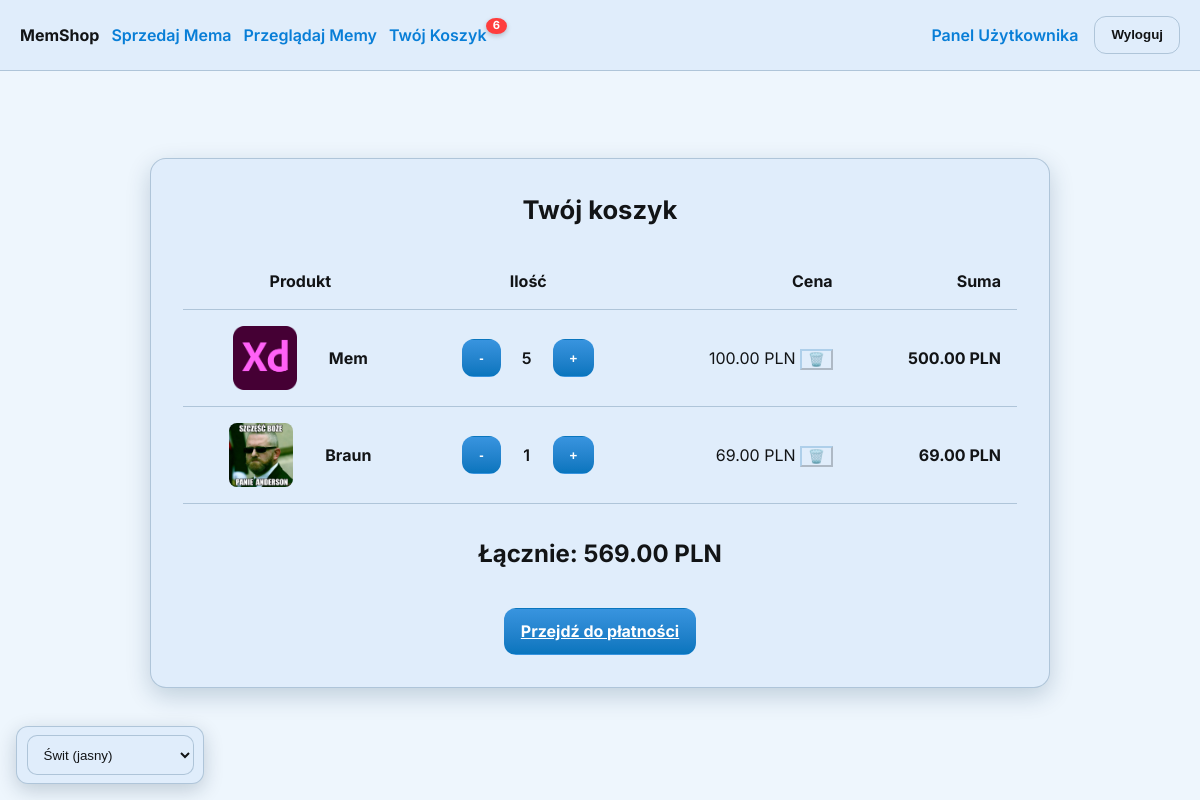
Page /cart/ (signed in) on the earlier database version.
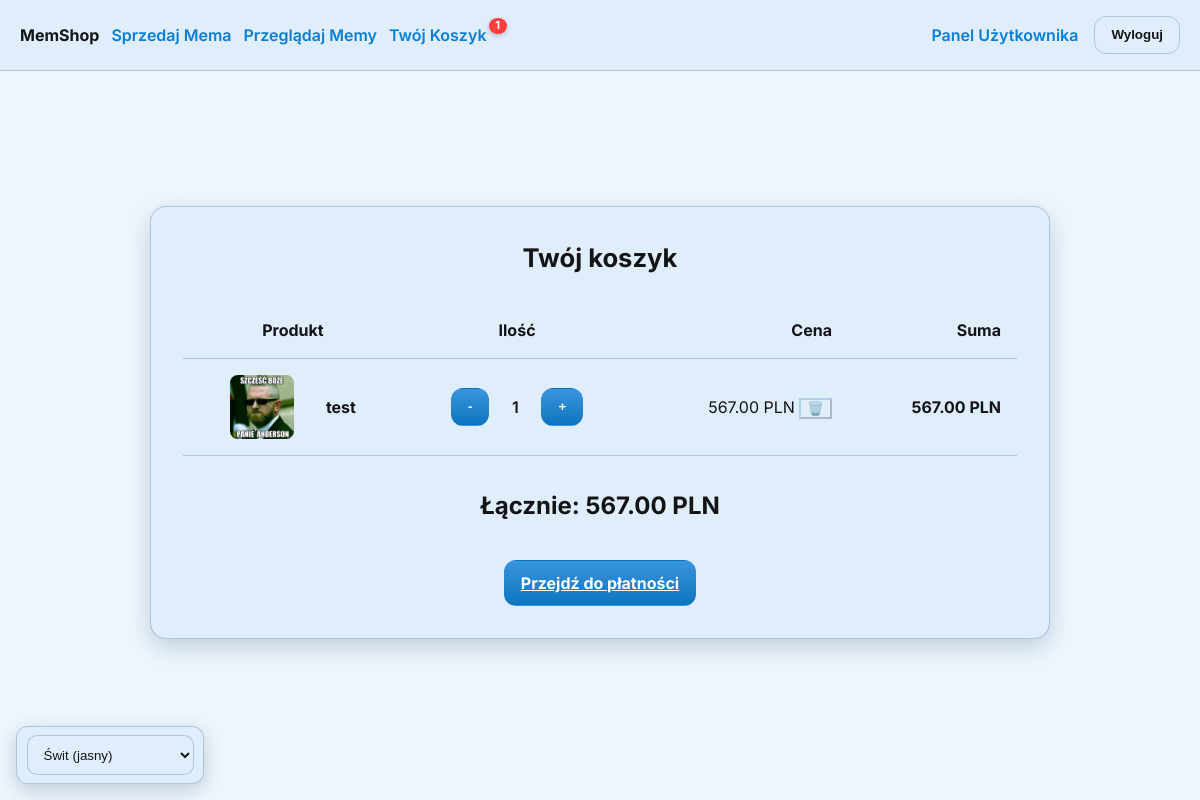
Same page on the later database version.
### shop/models.py (models this page shows, shortened)
class CartItem(models.Model):
    cart = models.ForeignKey(Cart, on_delete=models.CASCADE, related_name='items')
    product = models.ForeignKey(Product, on_delete=models.CASCADE)
    quantity = models.PositiveIntegerField(default=1)
    @property
    def total_price(self):
        return self.quantity * self.product.price

class Product(models.Model):
    image = models.ImageField(upload_to='products/', verbose_name='Obraz', null=True, blank=True)
    TARGET_WIDTH = 600
    TARGET_HEIGHT = 600
    category = models.ForeignKey(Category, on_delete=models.PROTECT, related_name='products', verbose_name='Kategoria')
    author = models.ForeignKey(User, on_delete=models.CASCADE, verbose_name='Autor')
    name = models.CharField(max_length=200, verbose_name='Nazwa')
    description = models.TextField(verbose_name='Opis (obsługuje HTML)', blank=True)
    price = models.DecimalField(max_digits=10, decimal_places=2, verbose_name='Cena')
    image = models.ImageField(upload_to='products/', verbose_name='Obraz', null=True, blank=True)
    stock = models.PositiveIntegerField(default=1, verbose_name='Stan magazynowy')
    is_approved = models.BooleanField(default=False, verbose_name='Zatwierdzony')
    is_hidden = models.BooleanField(default=False, verbose_name="Ukryty")
    created_at = models.DateTimeField(auto_now_add=True)
    hidden_by_admin = models.BooleanField(default=False, verbose_name="Ukryty przez administratora")
    updated_at = models.DateTimeField(auto_now=True)

class Cart(models.Model):
    user = models.OneToOneField(User, on_delete=models.CASCADE, related_name='cart')
    created_at = models.DateTimeField(auto_now_add=True)
    @property
    def total_price(self):
        return sum(item.total_price for item in self.items.all())

### shop/views.py (the view)
# urls.py: path('cart/', views.cart_view, name='cart'),
@login_required
def cart_view(request):
    cart = get_object_or_404(Cart, user=request.user)
    return render(request, 'cart.html', {'cart': cart})

### shop/context_processors.py (called while the page is built)
def cart_item_count(request):
    if request.user.is_authenticated:
        try:
            cart = request.user.cart
            count = sum(item.quantity for item in cart.items.all())
            return {'cart_item_count': count if count <= 9 else '9+'}
        except Cart.DoesNotExist:
            return {'cart_item_count': 0}
    return {'cart_item_count': 0}

### shop/templates/cart.html (shortened to what this page needs)
{% extends "base.html" %}
{% load static %}
{% block extra_css %}
<link rel="stylesheet" href="{% static 'css/cart.css' %}">
{% endblock %}
{% block content %}
<div class="cart-container">
    <div class="cart-card">
        <h1 class="card-title">Twój koszyk</h1>
        {% if cart.items.all %}
            <div class="table-responsive">
                <table class="cart-table">
                    <thead>
                        <tr>
                            <th>Produkt</th>
                            <th style="text-align: center;">Ilość</th>
                            <th style="text-align: right;">Cena</th>
                            <th style="text-align: right;">Suma</th>
                        </tr>
                    </thead>
                    <tbody>
                        {% for item in cart.items.all %}
                        <tr>
                            <td>
                                <div class="product-cell">
                                    {% if item.product.image %}
                                        <img src="{{ item.product.image.url }}" alt="{{ item.product.name }}" style="width:64px; height:64px; border-radius: 8px; margin-right: 1rem;">
                                    {% else %}
                                        <div style="width:64px; height:64px; background-color: var(--border); border-radius: 8px; margin-right: 1rem;"></div>
                                    {% endif %}
                                    <div>
                                        <strong>{{ item.product.name }}</strong>
                                    </div>
                                </div>
                            </td>
                            <td style="text-align: center;">
                                <div class="quantity-control">
                                    <form action="{% url 'cart_subtract' item.id %}" method="post" style="display:inline;">
                                        <button type="submit" class="btn btn-primary decrement">-</button>
                                    </form>
                                    <span style="margin: 0 .5rem;">{{ item.quantity }}</span>
                                    <form action="{% url 'cart_add' item.id %}" method="post" style="display:inline;">
                                        <button type="submit" class="btn btn-primary increment">+</button>
                                    </form>
                                </div>
                            </td>
                            <td style="text-align: right;">
                                {{ item.product.price }} PLN
                                <form action="{% url 'cart_remove' item.id %}" method="post" style="display:inline;">
                                    <button type="submit" class="btn-ghost" title="Usuń produkt">🗑️</button>
                                </form>
                            </td>
                            <td style="text-align: right;"><strong>{{ item.total_price }} PLN</strong></td>
                        </tr>
                        {% endfor %}
                    </tbody>
                </table>
            </div>
            <div class="cart-summary">
                <h2>Łącznie: {{ cart.total_price }} PLN</h2>
                <a href="{% url 'create_order' %}" class="btn btn-primary">Przejdź do płatności</a>
            </div>
        {% else %}
            <div class="empty-cart">
                <h2>Twój koszyk jest pusty.</h2>
                <p class="muted">Dodaj coś, aby zobaczyć to tutaj!</p>
                <a href="{% url 'browse_products' %}" class="btn btn-primary mt-sm">Przeglądaj Memy</a>
            </div>
        {% endif %}
    </div>
</div>
{% endblock %}

Differences in the rows shown:
removed CartItem: product.image (picture), product.name "Mem", quantity "5", product.price "100.00", total_price "500.00"
removed CartItem: product.image (picture), product.name "Braun", quantity "1", product.price "69.00", total_price "69.00"
added CartItem: product.image (picture), product.name "test", quantity "1", product.price "567.00", total_price "567.00"
computed for Cart: total_price "569.00" → "567.00"
Other differences:
{{ cart_item_count }}: "6" → "1"
